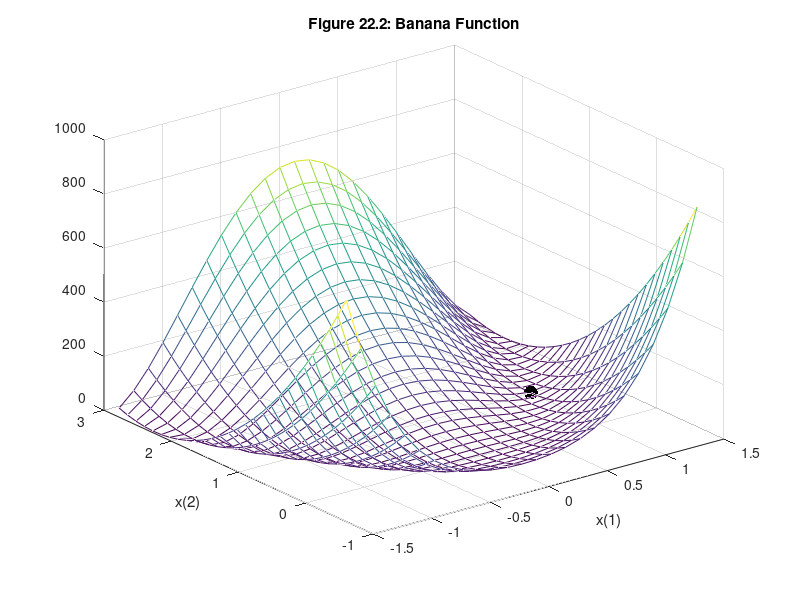

Here is the MATLAB script that generated this plot:
% MATLAB Script: BananaFunction.m

x = [-1.5:0.125:1.5];  % range for x1 variable
y = [-0.6:0.125:2.8];  % range for x2 variable

[X,Y] = meshgrid(x,y); % grid of all x and y
Z = 100.*(Y-X.*X).^2 + (1-X).^2; % evaluate banana

mesh(X,Y,Z)
hidden off
xlabel('x(1)')
ylabel('x(2)')
title('Figure 22.2: Banana Function')
hold on
plot3(1,1,1,'k.','markersize',30)
hold off
